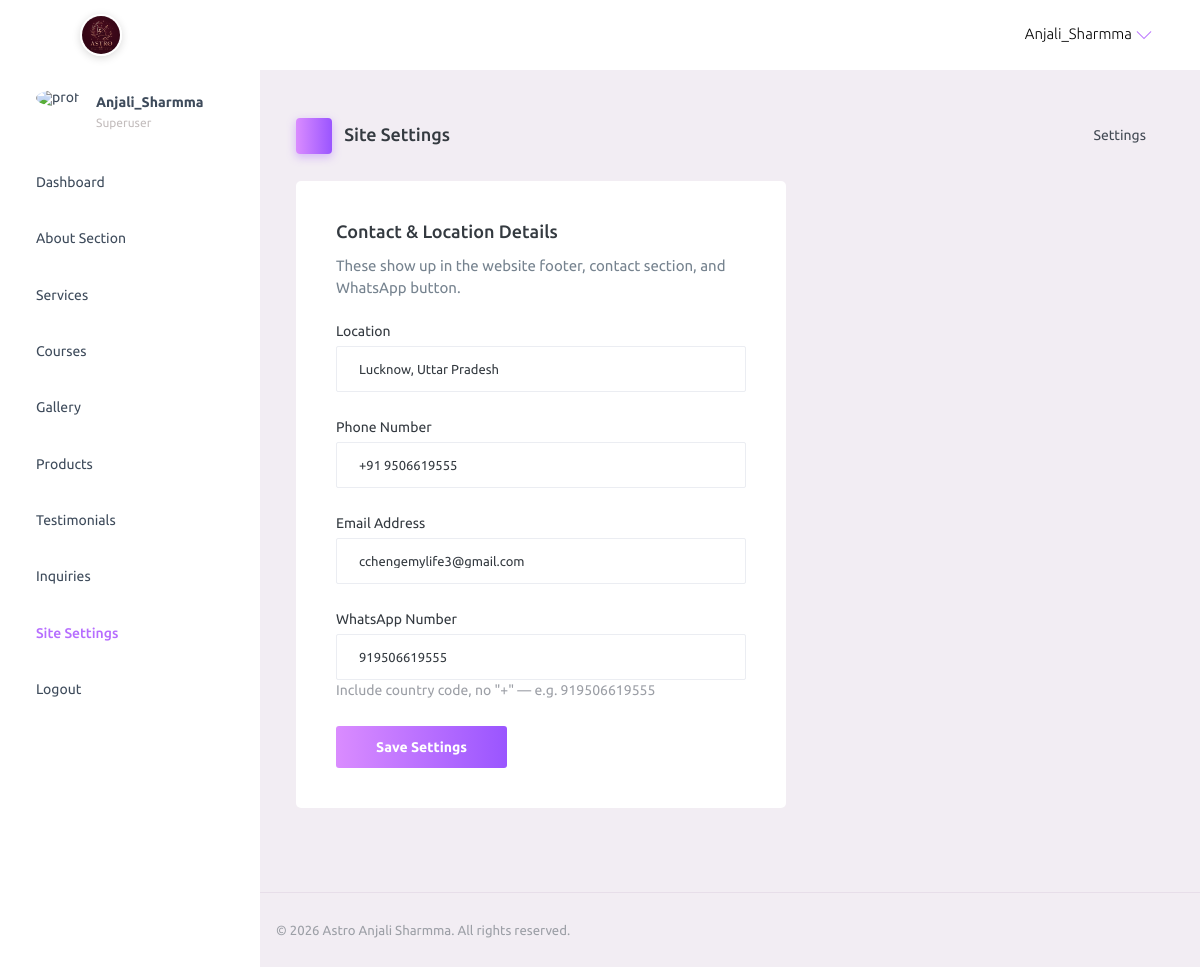
Page /dashboard/settings/ (signed in) on the committed database.
### anjali/models.py (models this page shows, shortened)
class SiteSettings(models.Model):
    location       = models.CharField(max_length=255, default="Lucknow, Uttar Pradesh")
    phone          = models.CharField(max_length=20,  default="+91 9506619555")
    email          = models.EmailField(default="cchengemylife3@gmail.com")
    whatsapp_number = models.CharField(
        max_length=20,
        default="919506619555",
        help_text="Number without '+' for wa.me links",
    )
    class Meta:
        verbose_name        = "Site Settings"
        verbose_name_plural = "Site Settings"

### anjali/views/dashboard/settings_views.py (the view)
# urls.py: path('dashboard/settings/', views.settings_edit, name='settings_edit'),
@superuser_required
def settings_edit(request):
    settings_obj, _ = SiteSettings.objects.get_or_create(pk=1)
    if request.method == "POST":
        form = SiteSettingsForm(request.POST, instance=settings_obj)
        if form.is_valid():
            form.save()
            messages.success(request, "Site settings updated.")
            return redirect('settings_edit')
    else:
        form = SiteSettingsForm(instance=settings_obj)
    return render(request, 'adminpanel/settings_form.html', {'form': form})

### anjali/views/dashboard_forms.py
class SiteSettingsForm(forms.ModelForm):
    class Meta:
        model = SiteSettings
        fields = ['location', 'phone', 'email', 'whatsapp_number']
        widgets = {
            'location': forms.TextInput(attrs={'class': 'form-control'}),
            'phone': forms.TextInput(attrs={'class': 'form-control'}),
            'email': forms.EmailInput(attrs={'class': 'form-control'}),
            'whatsapp_number': forms.TextInput(attrs={'class': 'form-control'}),
        }

### anjali/templates/adminpanel/settings_form.html (shortened to what this page needs)
{% extends 'adminpanel/base.html' %}
{% load static %}
{% block page_icon %}mdi-cog{% endblock %}
{% block page_title %}Site Settings{% endblock %}
{% block breadcrumb %}Settings{% endblock %}
{% block content %}
<div class="row">
  <div class="col-lg-7 grid-margin stretch-card">
    <div class="card">
      <div class="card-body">
        <h4 class="card-title">Contact &amp; Location Details</h4>
        <p class="card-description">These show up in the website footer, contact section, and WhatsApp button.</p>
        <form class="forms-sample" method="post">
          <div class="form-group">
            <label for="{{ form.location.id_for_label }}">Location</label>
            {{ form.location }}
          </div>
          <div class="form-group">
            <label for="{{ form.phone.id_for_label }}">Phone Number</label>
            {{ form.phone }}
          </div>
          <div class="form-group">
            <label for="{{ form.email.id_for_label }}">Email Address</label>
            {{ form.email }}
          </div>
          <div class="form-group">
            <label for="{{ form.whatsapp_number.id_for_label }}">WhatsApp Number</label>
            {{ form.whatsapp_number }}
            <small class="text-muted">Include country code, no "+" — e.g. 919506619555</small>
          </div>
          <button type="submit" class="btn btn-gradient-primary me-2">Save Settings</button>
        </form>
      </div>
    </div>
  </div>
</div>
{% endblock %}

### anjali/templates/adminpanel/base.html (shortened to what this page needs)
{% load static %}
<!DOCTYPE html>
<html lang="en">
  <head>
    <link rel="stylesheet" href="{% static 'assets/vendors/mdi/css/materialdesignicons.min.css' %}">
    <link rel="stylesheet" href="{% static 'assets/vendors/ti-icons/css/themify-icons.css' %}">
    <link rel="stylesheet" href="{% static 'assets/vendors/css/vendor.bundle.base.css' %}">
    <link rel="stylesheet" href="{% static 'assets/vendors/font-awesome/css/font-awesome.min.css' %}">
    <link rel="stylesheet" href="{% static 'assets/vendors/bootstrap-datepicker/bootstrap-datepicker.min.css' %}">
    <link rel="stylesheet" href="{% static 'assets/css/style.css' %}">
  </head>
  <body>
    <div class="container-scroller">
      <nav class="navbar default-layout-navbar col-lg-12 col-12 p-0 fixed-top d-flex flex-row">
      <div class="text-center navbar-brand-wrapper d-flex align-items-center justify-content-center">
  <a class="navbar-brand brand-logo d-flex align-items-center" href="{% url 'dashboard' %}">
    <img src="{% static 'assets/images/favicon.png' %}" alt="Astro Anjali Sharmma"
         style="width:42px;height:42px;object-fit:cover;border-radius:50%;
                border:2px solid #ffffff;box-shadow:0 2px 8px rgba(0,0,0,0.15);">
    <span class="ms-2 fw-bold" style="font-size:1.05rem;color:#fff;white-space:nowrap;">Astro Anjali</span>
  </a>
</div>
        <div class="navbar-menu-wrapper d-flex align-items-stretch">
          <button class="navbar-toggler navbar-toggler align-self-center" type="button" data-toggle="minimize">
            <span class="mdi mdi-menu"></span>
          </button>
          <ul class="navbar-nav navbar-nav-right">
            <li class="nav-item nav-profile dropdown">
              <a class="nav-link dropdown-toggle" id="profileDropdown" href="#" data-bs-toggle="dropdown" aria-expanded="false">
                <div class="nav-profile-text">
                  <p class="mb-1 text-black">{{ request.user.username }}</p>
                </div>
              </a>
            </li>
          </ul>
        </div>
      </nav>
      <div class="container-fluid page-body-wrapper">
        <nav class="sidebar sidebar-offcanvas" id="sidebar">
          {% with current_url_name=request.resolver_match.url_name %}
          <ul class="nav">
            <li class="nav-item nav-profile">
              <a href="#" class="nav-link">
                <div class="nav-profile-image">
                  <img src="{% static 'assets/images/faces/face1.jpg' %}" alt="profile" />
                </div>
                <div class="nav-profile-text d-flex flex-column">
                  <span class="font-weight-bold mb-2">{{ request.user.username }}</span>
                  <span class="text-secondary text-small">Superuser</span>
                </div>
                <i class="mdi mdi-bookmark-check text-success nav-profile-badge"></i>
              </a>
            </li>
            <li class="nav-item {% if current_url_name == 'dashboard' %}active{% endif %}">
              <a class="nav-link" href="{% url 'dashboard' %}">
                <span class="menu-title">Dashboard</span>
                <i class="mdi mdi-home menu-icon"></i>
              </a>
            </li>
            <li class="nav-item {% if current_url_name == 'about_edit' or current_url_name == 'about_feature_add' %}active{% endif %}">
              <a class="nav-link" href="{% url 'about_edit' %}">
                <span class="menu-title">About Section</span>
                <i class="mdi mdi-account menu-icon"></i>
              </a>
            </li>
            <li class="nav-item {% if current_url_name == 'service_list' or current_url_name == 'service_add' or current_url_name == 'service_edit' %}active{% endif %}">
              <a class="nav-link" href="{% url 'service_list' %}">
                <span class="menu-title">Services</span>
                <i class="mdi mdi-star-circle menu-icon"></i>
              </a>
            </li>
            <li class="nav-item {% if current_url_name == 'course_list' or current_url_name == 'course_add' or current_url_name == 'course_edit' %}active{% endif %}">
              <a class="nav-link" href="{% url 'course_list' %}">
                <span class="menu-title">Courses</span>
                <i class="mdi mdi-school menu-icon"></i>
              </a>
            </li>
            <li class="nav-item {% if current_url_name == 'gallery_list' or current_url_name == 'gallery_add' or current_url_name == 'gallery_edit' %}active{% endif %}">
              <a class="nav-link" href="{% url 'gallery_list' %}">
                <span class="menu-title">Gallery</span>
                <i class="mdi mdi-image menu-icon"></i>
              </a>
            </li>
            <li class="nav-item {% if current_url_name == 'product_list' or current_url_name == 'product_add' or current_url_name == 'product_edit' %}active{% endif %}">
              <a class="nav-link" href="{% url 'product_list' %}">
                <span class="menu-title">Products</span>
                <i class="mdi mdi-cart menu-icon"></i>
              </a>
            </li>
            <li class="nav-item {% if current_url_name == 'testimonial_list' or current_url_name == 'testimonial_add' or current_url_name == 'testimonial_edit' %}active{% endif %}">
              <a class="nav-link" href="{% url 'testimonial_list' %}">
                <span class="menu-title">Testimonials</span>
                <i class="mdi mdi-comment-quote menu-icon"></i>
              </a>
            </li>
            <li class="nav-item {% if current_url_name == 'inquiry_list' %}active{% endif %}">
              <a class="nav-link" href="{% url 'inquiry_list' %}">
                <span class="menu-title">Inquiries</span>
                <i class="mdi mdi-email menu-icon"></i>
              </a>
            </li>
            <li class="nav-item {% if current_url_name == 'settings_edit' %}active{% endif %}">
              <a class="nav-link" href="{% url 'settings_edit' %}">
                <span class="menu-title">Site Settings</span>
                <i class="mdi mdi-cog menu-icon"></i>
              </a>
            </li>
            <li class="nav-item">
              <a class="nav-link" href="{% url 'admin_logout' %}">
                <span class="menu-title">Logout</span>
                <i class="mdi mdi-logout menu-icon"></i>
              </a>
            </li>
          </ul>
          {% endwith %}
        </nav>
        <div class="main-panel">
          <div class="content-wrapper">
            <div class="page-header">
              <h3 class="page-title">
                <span class="page-title-icon bg-gradient-primary text-white me-2">
                  <i class="mdi {% block page_icon %}mdi-home{% endblock %}"></i>
                </span> {% block page_title %}Dashboard{% endblock %}
              </h3>
              <nav aria-label="breadcrumb">
                <ul class="breadcrumb">
                  <li class="breadcrumb-item active" aria-current="page">
                    {% block breadcrumb %}Overview{% endblock %}
                  </li>
                </ul>
              </nav>
            </div>
            {% block content %}{% endblock %}
          </div>
          <footer class="footer">
            <div class="d-sm-flex justify-content-center justify-content-sm-between">
              <span class="text-muted text-center text-sm-left d-block d-sm-inline-block">© {% now "Y" %} Astro Anjali Sharmma. All rights reserved.</span>
            </div>
          </footer>
        </div>
      </div>
    </div>
  </body>
</html>

### rows in the picture
SiteSettings: location "Lucknow, Uttar Pradesh", phone "+91 9506619555", email "cchengemylife3@gmail.com", whatsapp_number "919506619555"

### other values in the picture
{{ request.user.username }} "Anjali_Sharmma"
